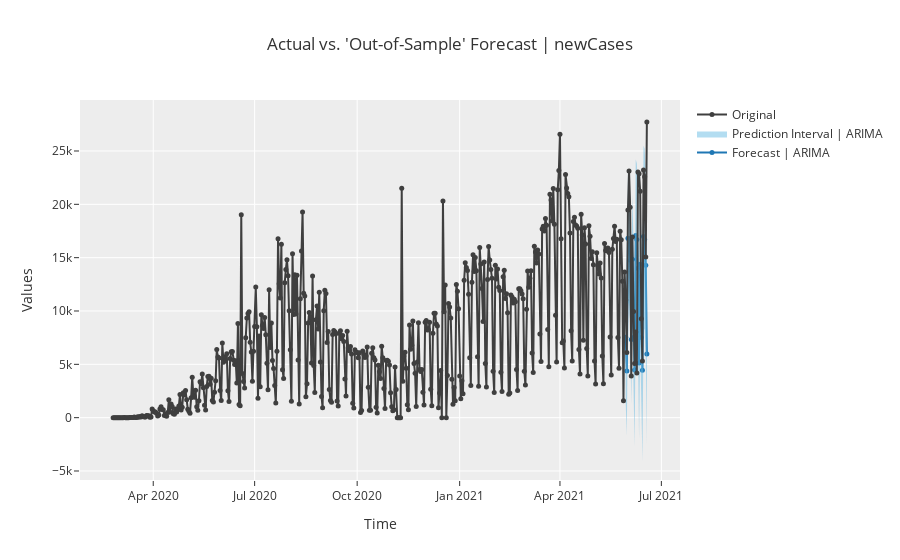

The notebook cell this image was saved under:
### Markdown cell above
## Avaliando ao modelo

### Code cell
plot_model(tuned_aa)
